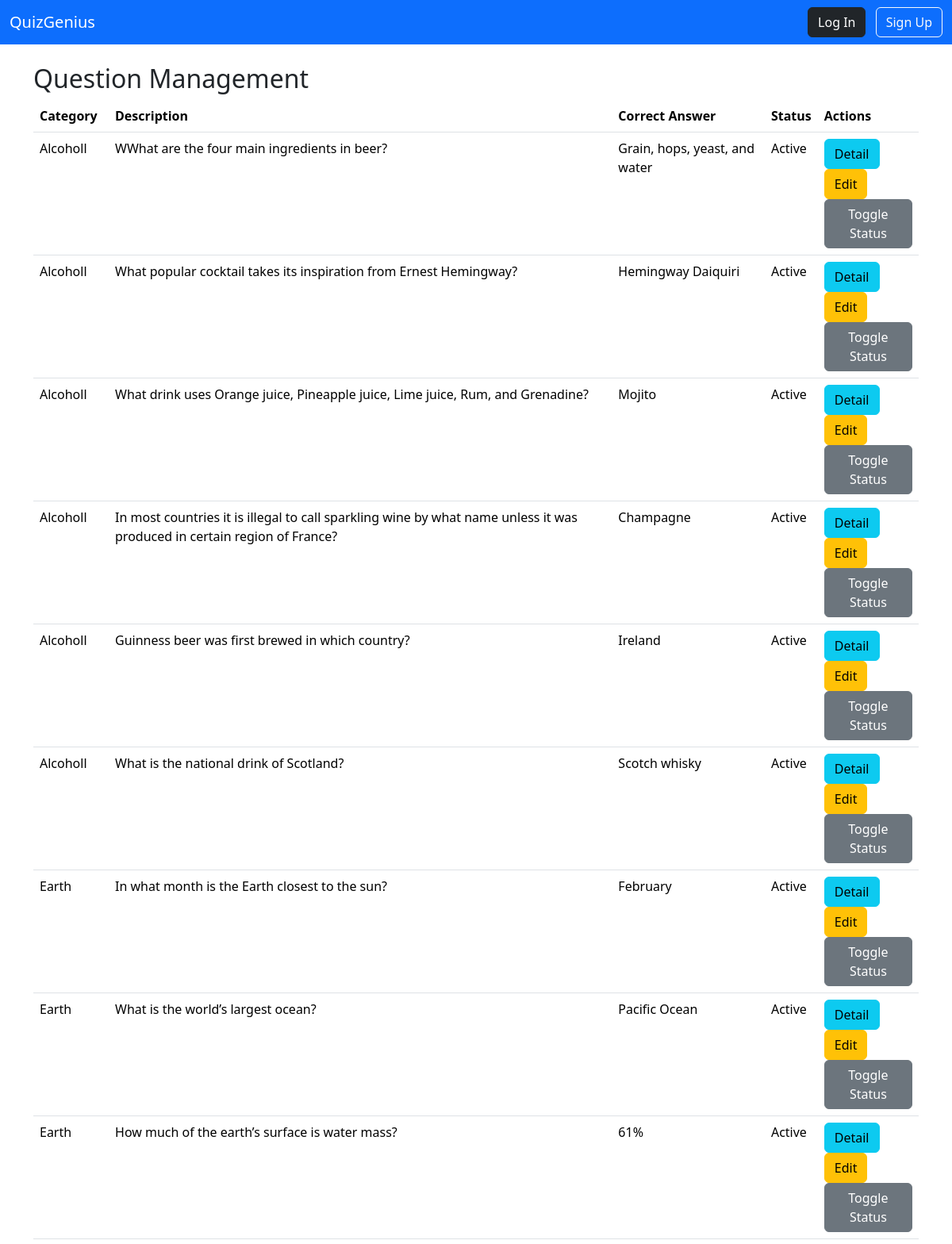
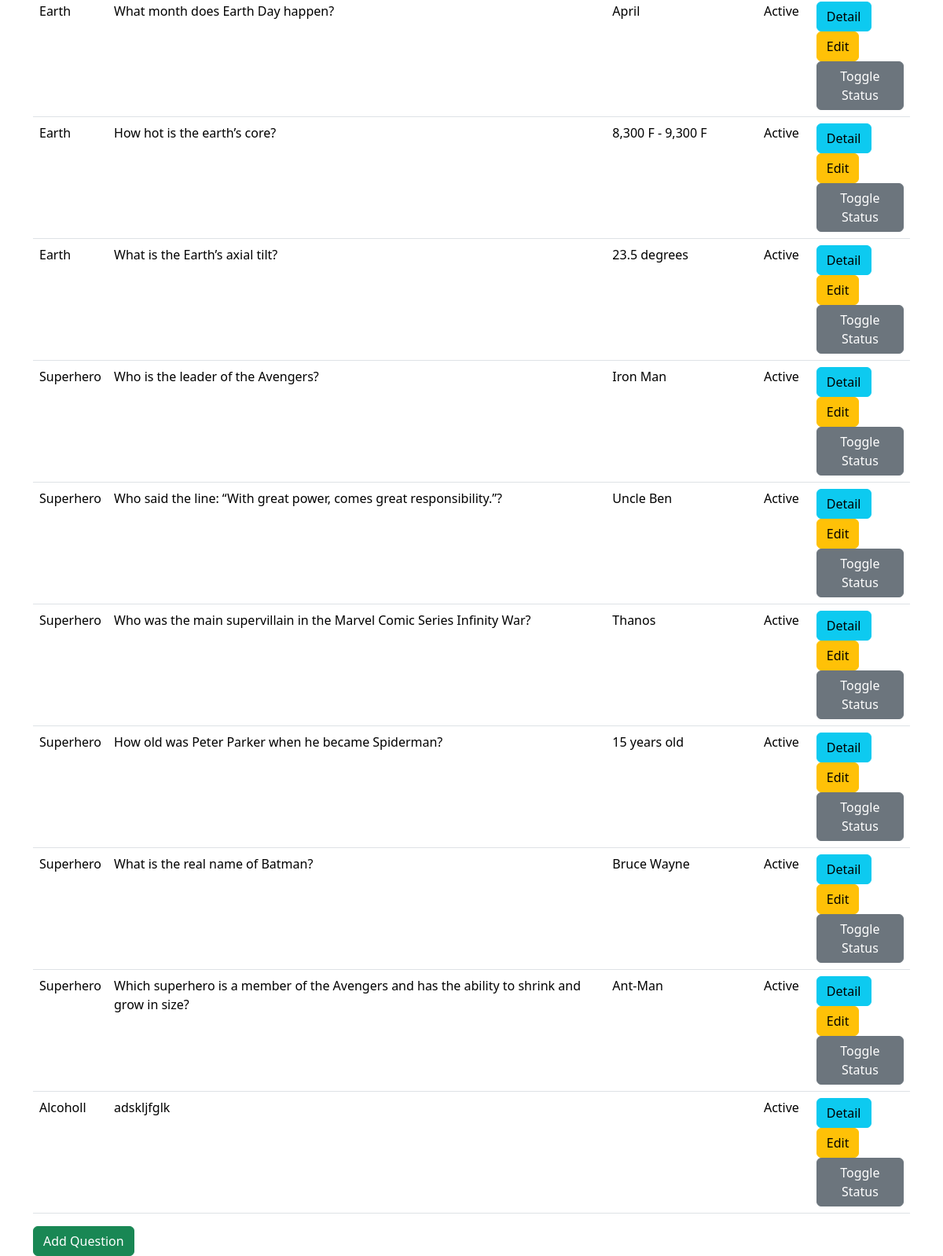
The app's page /question_list/ with its own data (2 pictures, top to bottom).
### apps/quiz/models.py (models this page shows, shortened)
class Question(models.Model):
    category = models.ForeignKey(Category, on_delete=models.CASCADE)
    description = models.CharField(max_length=255)
    is_active = models.BooleanField(default=True)
    def get_correct_choice(self):
        return self.choice_set.filter(is_correct=True).first()

class Category(models.Model):
    name = models.CharField(max_length=255)
    is_active = models.BooleanField(default=True)

class Choice(models.Model):
    question = models.ForeignKey(Question, on_delete=models.CASCADE)
    description = models.CharField(max_length=255)
    is_correct = models.BooleanField(default=False)
    is_active = models.BooleanField(default=True)

### apps/quiz/views.py (the view)
# urls.py: path('question_list/', QuestionListView.as_view(), name='question_list'),
class QuestionListView(ListView):
    model = Question
    template_name = 'quiz/question_list.html'
    context_object_name = 'questions'

### templates/quiz/question_list.html (shortened to what this page needs)
{% extends "base.html" %}
{% block content %}
  <h2>Question Management</h2>
  <table class="table">
    <thead>
      <tr>
        <th>Category</th>
        <th>Description</th>
        <th>Correct Answer</th>
        <th>Status</th>
        <th>Actions</th>
      </tr>
    </thead>
    <tbody>
      {% for question in questions %}
        <tr>
          <td>{{ question.category.name }}</td>
          <td>{{ question.description }}</td>
          <td>{{ question.get_correct_choice.description }}</td>
          <td>{% if question.is_active %}Active{% else %}Inactive{% endif %}</td>
          <td>
            <a href="{% url 'question_detail' pk=question.pk %}" class="btn btn-info">Detail</a>
            <a href="{% url 'question_update' pk=question.pk %}" class="btn btn-warning">Edit</a>
            <form method="post" action="{% url 'toggle_question_status' question_id=question.pk %}">
                <button type="submit" class="btn btn-secondary">Toggle Status</button>
            </form>
          </td>
        </tr>
      {% endfor %}
    </tbody>
  </table>
  <a href="{% url 'question_create' %}" class="btn btn-success">Add Question</a>
{% endblock %}

### templates/base.html (shortened to what this page needs)
<!DOCTYPE html>
{% load static %}
<html lang="en">
<head>
    <link rel="stylesheet" href="{% static 'css/bootstrap.min.css' %}">
</head>
<body>
    <nav class="navbar navbar-expand-lg navbar-dark bg-primary">
        <div class="container-fluid">
            <a class="navbar-brand" href="{% url 'home' %}">QuizGenius</a>
            <div class="collapse navbar-collapse" id="navbarNav">
                <div class="navbar-nav">
                    {% if user.is_authenticated %}
                        <div class="navbar-nav ms-3">
                            <span class="nav-link text-white">Hi, {{ user.username }}</span>
                            <form action="{% url 'logout' %}" method="post">
                                {% csrf_token %}
                                <button type="submit" class="btn btn-outline-light">Logout</button>
                            </form>
                        </div>
                    {% else %}
                        <div class="text-end">
                            <a class="btn btn-dark" href="{% url 'login' %}">Log In</a>
                            <a class="btn btn-outline-light ms-2" href="{% url 'signup' %}">Sign Up</a>
                        </div>
                    {% endif %}
                </div>
            </div>
        </div>
    </nav>
    <div class="container mt-4">
        {% block content %}{% endblock %}
    </div>
</body>
</html>

### records on screen
Question: category.name "Alcoholl", description "WWhat are the four main ingredients in beer?", get_correct_choice.description "Grain, hops, yeast, and water", is_active "Active"
Question: category.name "Alcoholl", description "What popular cocktail takes its inspiration from Ernest Hemingway?", get_correct_choice.description "Hemingway Daiquiri", is_active "Active"
Question: category.name "Alcoholl", description "What drink uses Orange juice, Pineapple juice, Lime juice, Rum, and Grenadine?", get_correct_choice.description "Mojito", is_active "Active"
Question: category.name "Alcoholl", description "In most countries it is illegal to call sparkling wine by what name unless it was produced in certain region of France?", get_correct_choice.description "Champagne", is_active "Active"
Question: category.name "Alcoholl", description "Guinness beer was first brewed in which country?", get_correct_choice.description "Ireland", is_active "Active"
Question: category.name "Alcoholl", description "What is the national drink of Scotland?", get_correct_choice.description "Scotch whisky", is_active "Active"
Question: category.name "Earth", description "In what month is the Earth closest to the sun?", get_correct_choice.description "February", is_active "Active"
Question: category.name "Earth", description "What is the world’s largest ocean?", get_correct_choice.description "Pacific Ocean", is_active "Active"
Question: category.name "Earth", description "How much of the earth’s surface is water mass?", get_correct_choice.description "61%", is_active "Active"
Question: category.name "Earth", description "What month does Earth Day happen?", get_correct_choice.description "April", is_active "Active"
Question: category.name "Earth", description "How hot is the earth’s core?", get_correct_choice.description "8,300 F - 9,300 F", is_active "Active"
Question: category.name "Earth", description "What is the Earth’s axial tilt?", get_correct_choice.description "23.5 degrees", is_active "Active"
Question: category.name "Superhero", description "Who is the leader of the Avengers?", get_correct_choice.description "Iron Man", is_active "Active"
Question: category.name "Superhero", description "Who said the line: “With great power, comes great responsibility.”?", get_correct_choice.description "Uncle Ben", is_active "Active"
Question: category.name "Superhero", description "Who was the main supervillain in the Marvel Comic Series Infinity War?", get_correct_choice.description "Thanos", is_active "Active"
Question: category.name "Superhero", description "How old was Peter Parker when he became Spiderman?", get_correct_choice.description "15 years old", is_active "Active"
Question: category.name "Superhero", description "What is the real name of Batman?", get_correct_choice.description "Bruce Wayne", is_active "Active"
Question: category.name "Superhero", description "Which superhero is a member of the Avengers and has the ability to shrink and grow in size?", get_correct_choice.description "Ant-Man", is_active "Active"
Question: category.name "Alcoholl", description "adskljfglk", is_active "Active"
